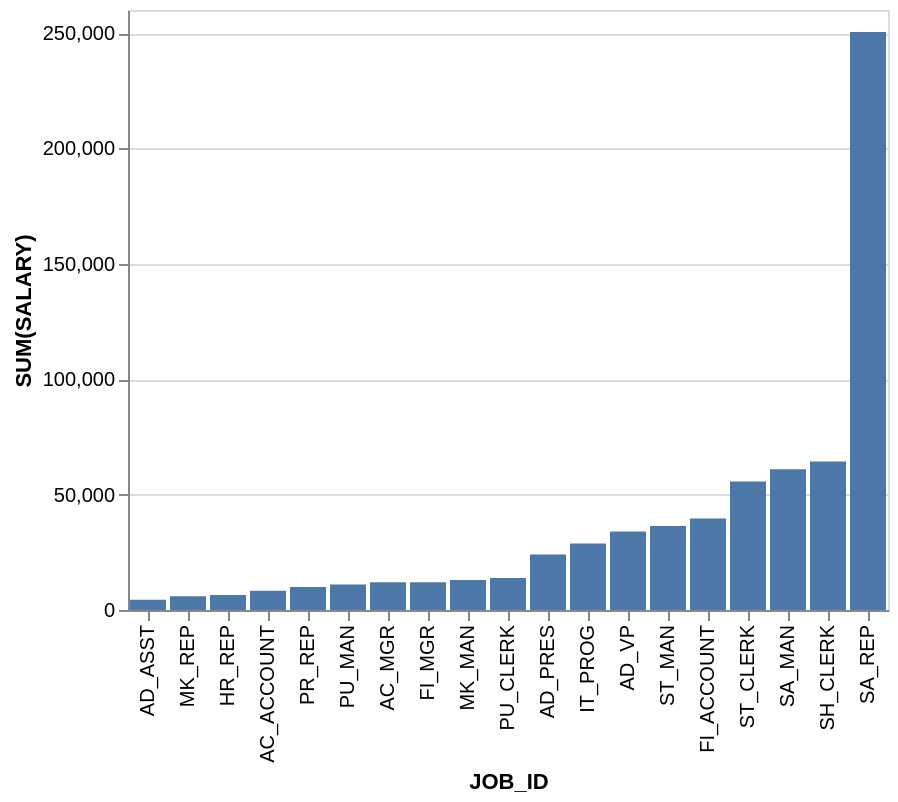

Write a Vega-Lite specification for this figure.
### Vega-Lite specification from a JSON file in a GitHub repository (floating-point values rounded to 4 significant figures)
{"data": {"values": [{"x_data": "AC_ACCOUNT", "y_data": 8300}, {"x_data": "AC_MGR", "y_data": 12000}, {"x_data": "AD_ASST", "y_data": 4400}, {"x_data": "AD_PRES", "y_data": 24000}, {"x_data": "AD_VP", "y_data": 34000}, {"x_data": "FI_ACCOUNT", "y_data": 39600}, {"x_data": "FI_MGR", "y_data": 12000}, {"x_data": "HR_REP", "y_data": 6500}, {"x_data": "IT_PROG", "y_data": 28800}, {"x_data": "MK_MAN", "y_data": 13000}, {"x_data": "MK_REP", "y_data": 6000}, {"x_data": "PR_REP", "y_data": 10000}, {"x_data": "PU_CLERK", "y_data": 13900}, {"x_data": "PU_MAN", "y_data": 11000}, {"x_data": "SA_MAN", "y_data": 61000}, {"x_data": "SA_REP", "y_data": 250500}, {"x_data": "SH_CLERK", "y_data": 64300}, {"x_data": "ST_CLERK", "y_data": 55700}, {"x_data": "ST_MAN", "y_data": 36400}]}, "mark": "bar", "encoding": {"x": {"field": "x_data", "type": "nominal", "title": "JOB_ID", "sort": {"op": "sum", "field": "y_data", "order": "ascending"}}, "y": {"field": "y_data", "type": "quantitative", "title": "SUM(SALARY)"}}}
